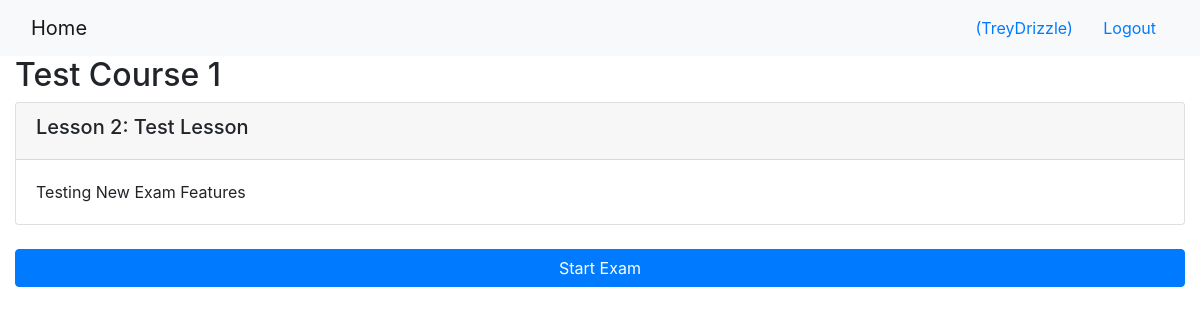
The app's page /onlinecourse/2/ (signed in) with its own data.
### onlinecourse/models.py (models this page shows, shortened)
class Course(models.Model):
    name = models.CharField(null=False, max_length=30, default='online course')
    image = models.ImageField(upload_to='course_images/')
    description = models.CharField(max_length=1000)
    pub_date = models.DateField(null=True)
    instructors = models.ManyToManyField(Instructor)
    users = models.ManyToManyField(settings.AUTH_USER_MODEL, through='Enrollment')
    total_enrollment = models.IntegerField(default=0)
    is_enrolled = False

class Lesson(models.Model):
    title = models.CharField(max_length=200, default="title")
    order = models.IntegerField(default=0)
    course = models.ForeignKey(Course, on_delete=models.CASCADE)
    content = models.TextField()

### onlinecourse/views.py (the view)
# urls.py: path('<int:pk>/', views.CourseDetailView.as_view(), name='course_details'),
class CourseDetailView(generic.DetailView):
    model = Course
    template_name = 'onlinecourse/course_detail_bootstrap.html'

### onlinecourse/templates/onlinecourse/course_detail_bootstrap.html (shortened to what this page needs)
<!DOCTYPE html>
<html lang="en">
<head>
     {% load static %}
    <link rel="stylesheet" href="https://maxcdn.bootstrapcdn.com/bootstrap/4.5.2/css/bootstrap.min.css">
</head>
<body>
    <nav class="navbar navbar-light bg-light">
        <div class="container-fluid">
            <div class="navbar-header">
                  <a class="navbar-brand" href="{% url 'onlinecourse:index' %}">Home</a>
            </div>
            <ul class="nav navbar-nav navbar-right">
                {% if user.is_authenticated %}
                <li>
                    <a class="btn btn-link" href="#">{{ user.first_name }}({{ user.username }})</a>
                    <a class="btn btn-link" href="{% url 'onlinecourse:logout' %}">Logout</a>
                </li>
                {% endif %}
            </ul>
        </div>
    </nav>
    <div class="container-fluid">
            <h2>{{ course.name }}</h2>
            <div class="card-columns-vertical">
                {% for lesson in course.lesson_set.all %}
                    <div class="card mt-1">
                        <div class="card-header"><h5>Lesson {{lesson.order|add:1}}: {{lesson.title}}</h5></div>
                        <div class="card-body">{{lesson.content}}</div>
                    </div>
                {% endfor %}
            </div>
            {% if user.is_authenticated %}
<button class="btn btn-primary btn-block" data-toggle="collapse" data-target="#exam">Start Exam</button>
        {% endif %}
               </div>
</body>
</html>

### records on screen
Course: name "Test Course 1"
Lesson: order|add "2", title "Test Lesson", content "Testing New Exam Features"

### other values on screen
{{ user.username }} "TreyDrizzle"
